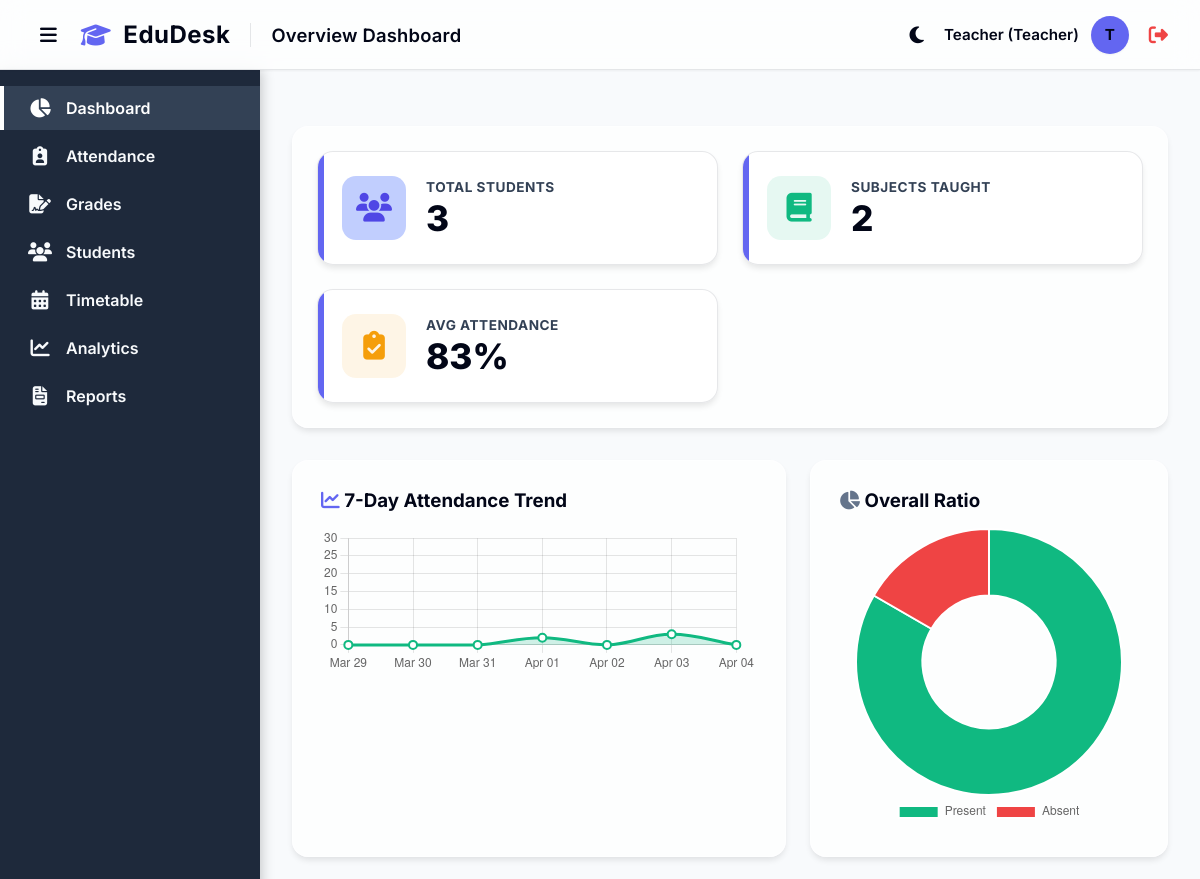
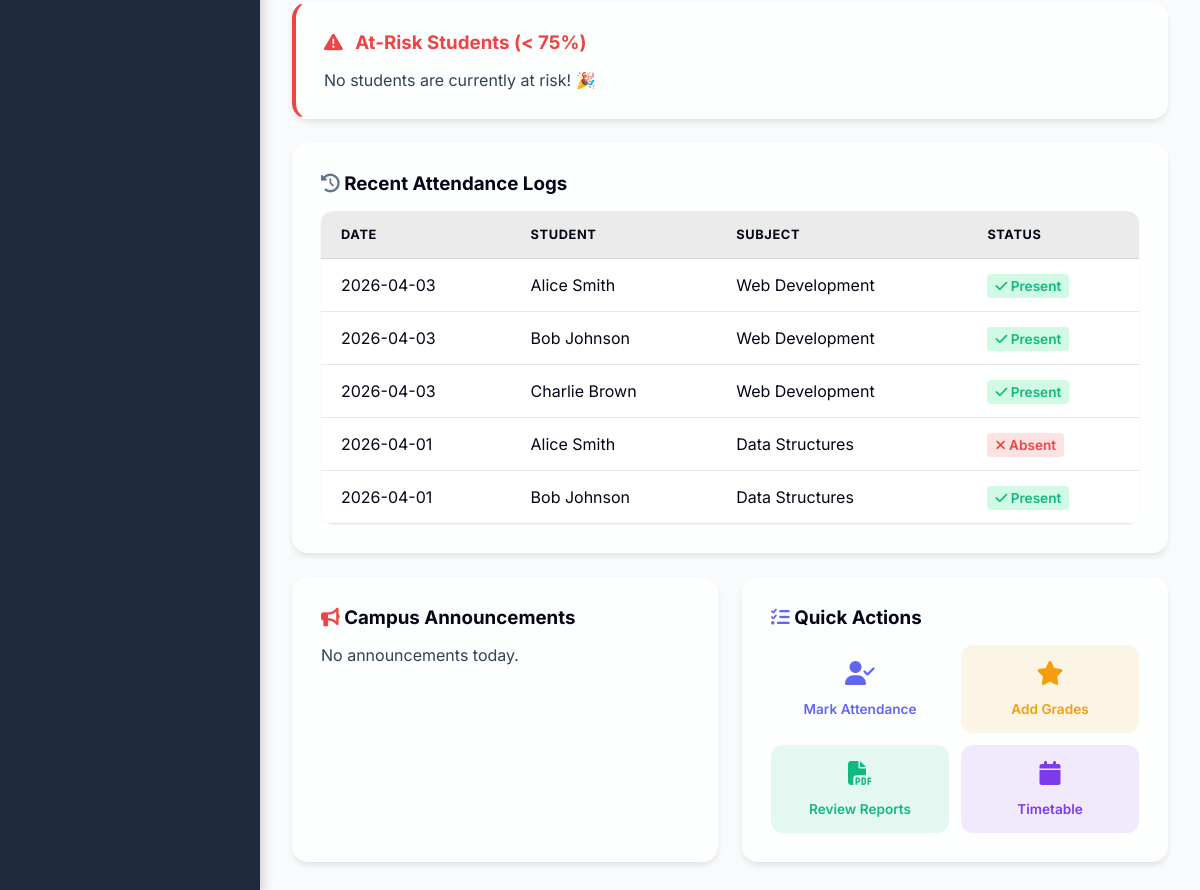
/ (signed in), run on an earlier commit of the app's database (2 pictures, top to bottom).
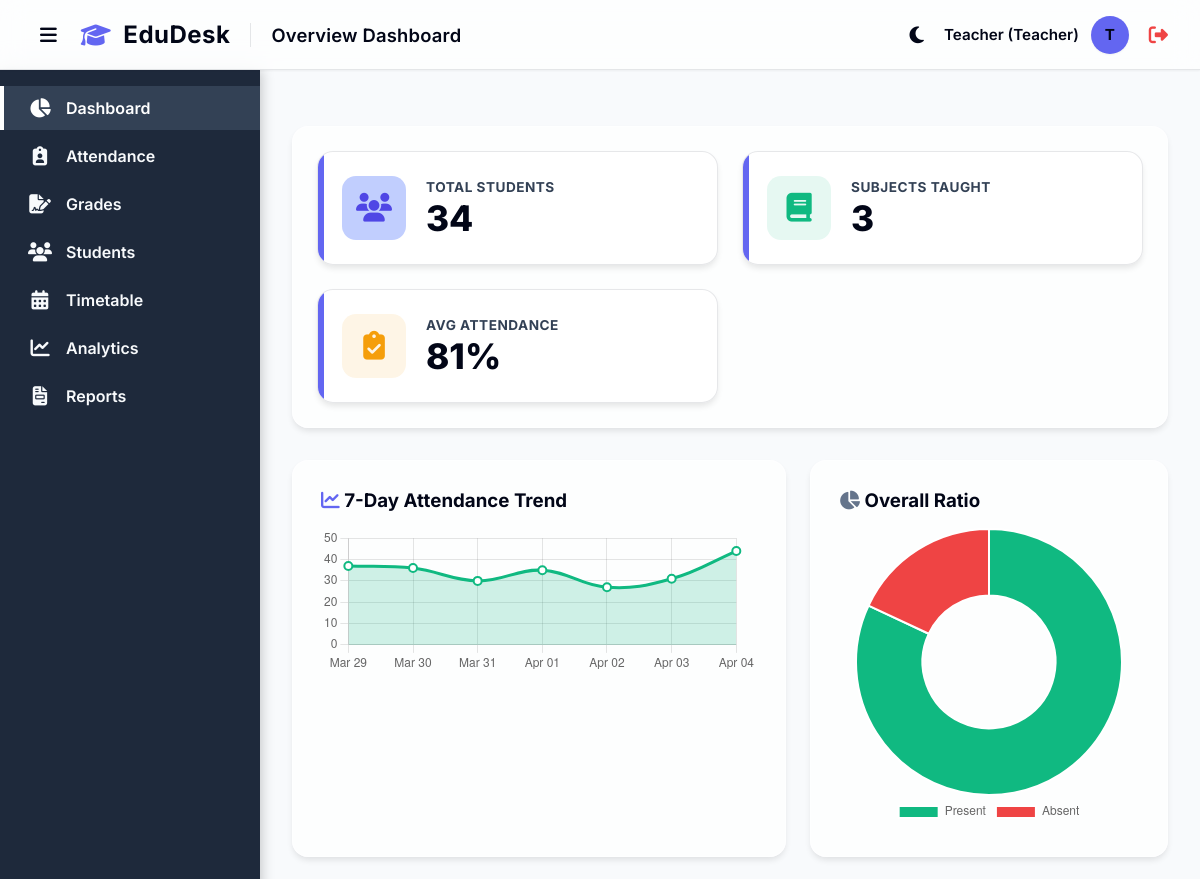
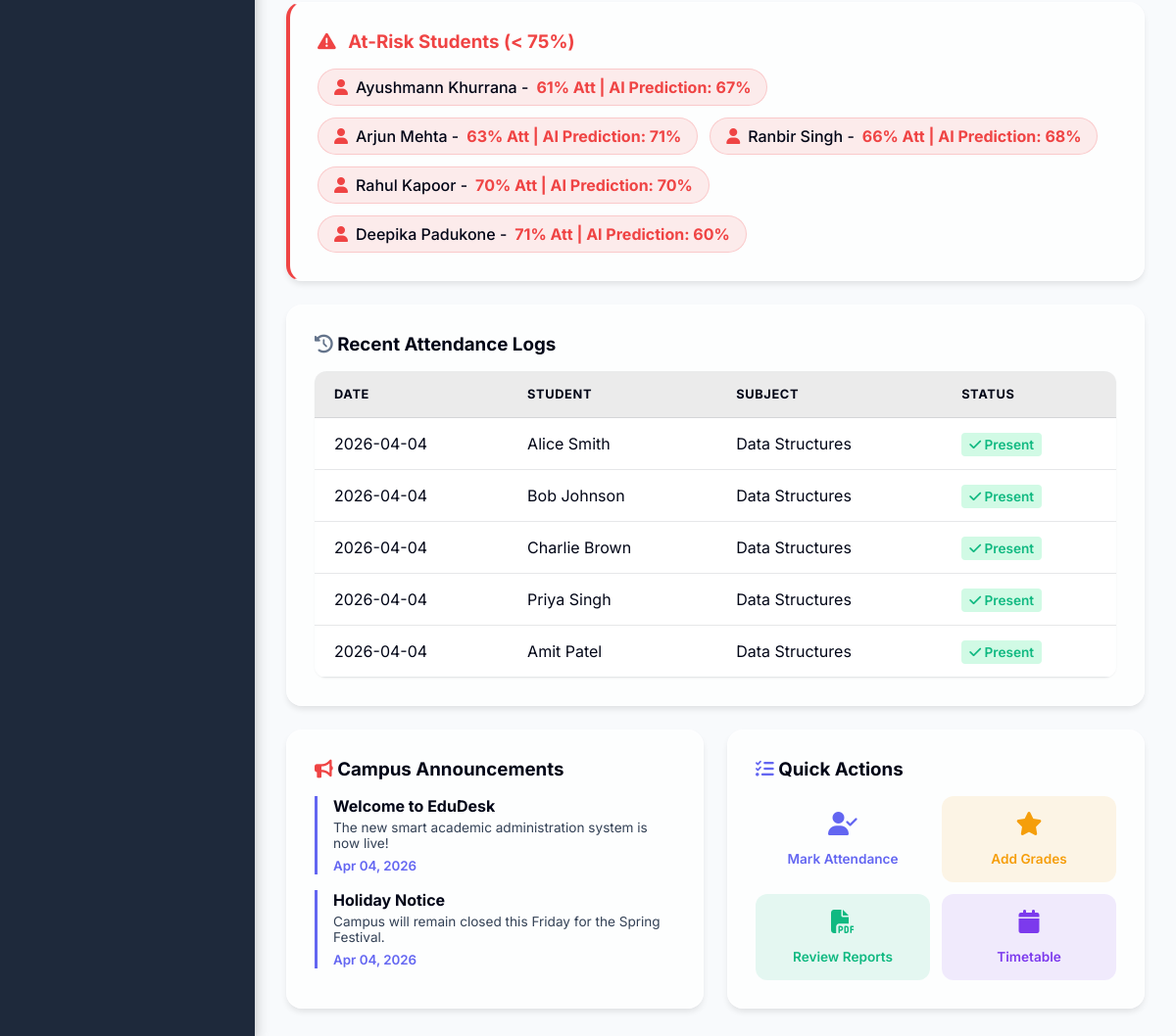
And on a later commit of the database (2 pictures, top to bottom).
### models.py (models this page shows)
class Attendance(db.Model):
    id = db.Column(db.Integer, primary_key=True)
    student_id = db.Column(db.Integer, db.ForeignKey('student.id'), nullable=False)
    subject_id = db.Column(db.Integer, db.ForeignKey('subject.id'), nullable=False)
    date = db.Column(db.Date, nullable=False, default=datetime.utcnow)
    status = db.Column(db.String(10), nullable=False) # 'Present', 'Absent'
    fingerprint = db.Column(db.String(255), nullable=True)

class Student(db.Model):
    id = db.Column(db.Integer, primary_key=True)
    roll_number = db.Column(db.String(20), unique=True, nullable=False)
    name = db.Column(db.String(100), nullable=False)
    email = db.Column(db.String(120), unique=True, nullable=True)
    phone = db.Column(db.String(20), nullable=True)
    department = db.Column(db.String(50), nullable=True)
    semester = db.Column(db.Integer, nullable=True)
    batch = db.Column(db.String(50), nullable=True)
    teacher_id = db.Column(db.Integer, db.ForeignKey('user.id'), nullable=True)
    teacher = db.relationship('User', backref='students')
    attendances = db.relationship('Attendance', backref='student', lazy=True)
    grades = db.relationship('Grade', backref='student', lazy=True)

class Subject(db.Model):
    id = db.Column(db.Integer, primary_key=True)
    code = db.Column(db.String(20), unique=True, nullable=False)
    name = db.Column(db.String(100), nullable=False)
    credits = db.Column(db.Integer, nullable=False, default=3)
    teacher_id = db.Column(db.Integer, db.ForeignKey('user.id'), nullable=True) # Reference to User (Teacher)
    teacher = db.relationship('User', foreign_keys=[teacher_id], backref='subjects')
    attendances = db.relationship('Attendance', backref='subject', lazy=True)
    grades = db.relationship('Grade', backref='subject', lazy=True)
    timetables = db.relationship('Timetable', backref='subject', lazy=True)

class Announcement(db.Model):
    id = db.Column(db.Integer, primary_key=True)
    title = db.Column(db.String(200), nullable=False)
    content = db.Column(db.Text, nullable=False)
    date = db.Column(db.DateTime, nullable=False, default=datetime.utcnow)
    author_id = db.Column(db.Integer, db.ForeignKey('user.id'), nullable=False)
    author = db.relationship('User', backref='announcements')

### app.py (the view)
@app.route('/')
@login_required
def dashboard():
    total_students = Student.query.count()
    total_subjects = Subject.query.count()
    total_attendance_records = Attendance.query.count()
    present_records = Attendance.query.filter_by(status='Present').count()
    absent_records = total_attendance_records - present_records
    attendance_percentage = int((present_records / total_attendance_records * 100)) if total_attendance_records > 0 else 0
    import datetime as dt
    today = dt.datetime.utcnow().date()
    dates = [(today - dt.timedelta(days=i)) for i in range(6, -1, -1)]
    date_labels = [d.strftime('%b %d') for d in dates]
    trend_data = []
    for d in dates:
        trend_data.append(Attendance.query.filter_by(date=d, status='Present').count())
    students = Student.query.all()
    at_risk_students = []
    for st in students:
        st_total = Attendance.query.filter_by(student_id=st.id).count()
        if st_total >= 3:
            st_present = Attendance.query.filter_by(student_id=st.id, status='Present').count()
            perc = (st_present / st_total) * 100
            if perc < 75:
                grades = Grade.query.filter_by(student_id=st.id).all()
                avg_grade = sum([g.score/g.max_score for g in grades]) / len(grades) if grades else 0
                success_prob = int((perc/100 * 40) + (avg_grade * 60))
                at_risk_students.append({
                    'name': st.name,
                    'roll': st.roll_number,
                    'percentage': int(perc),
                    'success_prob': success_prob
                })
    at_risk_students = sorted(at_risk_students, key=lambda x: x['percentage'])[:5]
    recent_attendance = Attendance.query.order_by(Attendance.date.desc()).limit(5).all()
    announcements = Announcement.query.order_by(Announcement.date.desc()).limit(3).all()
    return render_template('dashboard.html',
                           total_students=total_students,
                           total_subjects=total_subjects,
                           attendance_percentage=attendance_percentage,
                           recent_attendance=recent_attendance,
                           present_records=present_records,
                           absent_records=absent_records,
                           date_labels=date_labels,
                           trend_data=trend_data,
                           at_risk_students=at_risk_students,
                           announcements=announcements)

### app.py (called while the page is built)
@login_manager.user_loader
def load_user(user_id):
    return User.query.get(int(user_id))

### templates/dashboard.html (shortened to what the changed rows need)
{% extends 'base.html' %}
{% block page_title %}Overview Dashboard{% endblock %}
{% block content %}
<div class="dashboard-grid">
    <div class="stat-card">
        <div class="stat-details">
            <h3>Total Students</h3>
            <p>{{ total_students }}</p>
        </div>
    </div>
    <div class="stat-card">
        <div class="stat-details">
            <h3>Subjects Taught</h3>
            <p>{{ total_subjects }}</p>
        </div>
    </div>
    <div class="stat-card">
        <div class="stat-details">
            <h3>Avg Attendance</h3>
            <p>{{ attendance_percentage }}%</p>
        </div>
    </div>
</div>
<div style="display: grid; grid-template-columns: 2fr 1fr; gap: 24px; margin-bottom: 24px;">
    <div class="card" style="margin-bottom: 0;">
        <h3 style="margin-bottom: 16px;"><i class="fa-solid fa-chart-line" style="color: var(--primary-color);"></i>
            7-Day Attendance Trend</h3>
        <canvas id="performanceChart" height="100"></canvas>
    </div>
    <div class="card" style="margin-bottom: 0;">
        <h3 style="margin-bottom: 16px;"><i class="fa-solid fa-chart-pie" style="color: var(--secondary-color);"></i>
            Overall Ratio</h3>
        <canvas id="ratioChart" height="100"></canvas>
    </div>
</div>
<div class="card" style="margin-bottom: 24px; border-left: 4px solid #ef4444;">
    <div style="display: flex; gap: 12px; flex-wrap: wrap;">
        {% for risk in at_risk_students %}
        <div style="background: rgba(239, 68, 68, 0.1); padding: 8px 16px; border-radius: 20px; border: 1px solid rgba(239, 68, 68, 0.2); font-weight: 500; display: flex; align-items: center; gap: 8px;">
            <i class="fa-solid fa-user" style="color: #ef4444;"></i> {{ risk.name }} - <span style="color: #ef4444; font-weight: bold;">{{ risk.percentage }}% Att | AI Prediction: {{ risk.success_prob }}%</span>
        </div>
        {% else %}
        <p style="color: var(--text-muted); margin: 0;">No students are currently at risk! 🎉</p>
        {% endfor %}
    </div>
</div>
<div class="card">
    <table class="styled-table">
        <thead>
            <tr>
                <th>Date</th>
                <th>Student</th>
                <th>Subject</th>
                <th>Status</th>
            </tr>
        </thead>
        <tbody>
            {% for log in recent_attendance %}
            <tr>
                <td>{{ log.date.strftime('%Y-%m-%d') }}</td>
                <td>{{ log.student.name }}</td>
                <td>{{ log.subject.name }}</td>
                <td>
                    {% if log.status == 'Present' %}
                    <span
                        style="color: #10B981; font-weight: 600; padding: 4px 8px; background: #d1fae5; border-radius: 4px; font-size: 0.85rem;"><i
                            class="fa-solid fa-check"></i> Present</span>
                    {% else %}
                    <span
                        style="color: #ef4444; font-weight: 600; padding: 4px 8px; background: #fee2e2; border-radius: 4px; font-size: 0.85rem;"><i
                            class="fa-solid fa-xmark"></i> Absent</span>
                    {% endif %}
                </td>
            </tr>
            {% else %}
            <tr>
                <td colspan="4" style="text-align:center; color: var(--text-muted);">No recent attendance records found.
                    Start marking attendance!</td>
            </tr>
            {% endfor %}
        </tbody>
    </table>
</div>
<div style="display: grid; grid-template-columns: 1fr 1fr; gap: 24px; margin-top: 24px;">
    <div class="card" style="margin-bottom: 0;">
        <div style="display: flex; flex-direction: column; gap: 16px;">
            {% for ann in announcements %}
            <div style="border-left: 3px solid var(--primary-color); padding-left: 16px;">
                <h4 style="margin: 0; font-size: 1rem;">{{ ann.title }}</h4>
                <p style="margin: 4px 0; font-size: 0.85rem; color: var(--text-muted);">{{ ann.content }}</p>
                <small style="color: var(--primary-color); font-weight: 600;">{{ ann.date.strftime('%b %d, %Y') }}</small>
            </div>
            {% else %}
            <p style="color: var(--text-muted);">No announcements today.</p>
            {% endfor %}
        </div>
    </div>
</div>
{% endblock %}
{% block scripts %}
<script>
    const lineCtx = document.getElementById('performanceChart').getContext('2d');
    const performanceChart = new Chart(lineCtx, {
        type: 'line',
        data: {
            labels: {{ date_labels | tojson }},
            datasets: [{
                label: 'Students Present',
                data: {{ trend_data | tojson }},
                borderColor: '#10B981',
                backgroundColor: 'rgba(16, 185, 129, 0.2)',
                borderWidth: 3,
                fill: true,
                tension: 0.4,
                pointBackgroundColor: '#ffffff',
                pointBorderColor: '#10B981',
                pointBorderWidth: 2,
                pointRadius: 4,
            }]
        },
        options: {
            responsive: true,
            plugins: { legend: { display: false } },
            scales: { y: { beginAtZero: true, suggestedMax: 30 } }
        }
    });
    const pieCtx = document.getElementById('ratioChart').getContext('2d');
    const ratioChart = new Chart(pieCtx, {
        type: 'doughnut',
        data: {
            labels: ['Present', 'Absent'],
            datasets: [{
                data: [{{ present_records }}, {{ absent_records }}],
                backgroundColor: ['#10B981', '#ef4444'],
                hoverOffset: 4
            }]
        },
        options: {
            responsive: true,
            plugins: {
                legend: { position: 'bottom' }
            }
        }
    });
</script>
{% endblock %}

What changed in the data, as far as the page shows it:
no longer on this page (row unchanged): Attendance: date "2026-04-03", student.name "Alice Smith", subject.name "Web Development", status "Present" (drawn)
no longer on this page (row unchanged): Attendance: date "2026-04-03", student.name "Bob Johnson", subject.name "Web Development", status "Present" (drawn)
no longer on this page (row unchanged): Attendance: date "2026-04-03", student.name "Charlie Brown", subject.name "Web Development", status "Present" (drawn)
no longer on this page (row unchanged): Attendance: date "2026-04-01", student.name "Alice Smith", subject.name "Data Structures", status "Absent" (drawn)
no longer on this page (row unchanged): Attendance: date "2026-04-01", student.name "Bob Johnson", subject.name "Data Structures", status "Present" (drawn)
added Student: name "Ayushmann Khurrana", percentage "61", success_prob "67"
added Student: name "Arjun Mehta", percentage "63", success_prob "71"
added Student: name "Ranbir Singh", percentage "66", success_prob "68"
added Student: name "Rahul Kapoor", percentage "70", success_prob "70"
added Student: name "Deepika Padukone", percentage "71", success_prob "60"
added Attendance: date "2026-04-04", student.name "Alice Smith", subject.name "Data Structures", status "Present" (drawn)
added Attendance: date "2026-04-04", student.name "Bob Johnson", subject.name "Data Structures", status "Present" (drawn)
added Attendance: date "2026-04-04", student.name "Charlie Brown", subject.name "Data Structures", status "Present" (drawn)
added Attendance: date "2026-04-04", student.name "Priya Singh", subject.name "Data Structures", status "Present" (drawn)
added Attendance: date "2026-04-04", student.name "Amit Patel", subject.name "Data Structures", status "Present" (drawn)
added Announcement: title "Welcome to EduDesk", content "The new smart academic administration system is now live!", date "Apr 04, 2026"
added Announcement: title "Holiday Notice", content "Campus will remain closed this Friday for the Spring Festival.", date "Apr 04, 2026"
Also different on the page:
{{ total_students }}: "3" → "34"
{{ total_subjects }}: "2" → "3"
{{ attendance_percentage }}: "83" → "81"
chart data {{ trend_data | tojson }}: [0, 0, 0, 2, 0, 3, 0] → [37, 36, 30, 35, 27, 31, 44]
chart data {{ present_records }}: 5 → 473
chart data {{ absent_records }}: 1 → 104
text no longer shown: "No students are currently at risk! 🎉 No announcements today."
